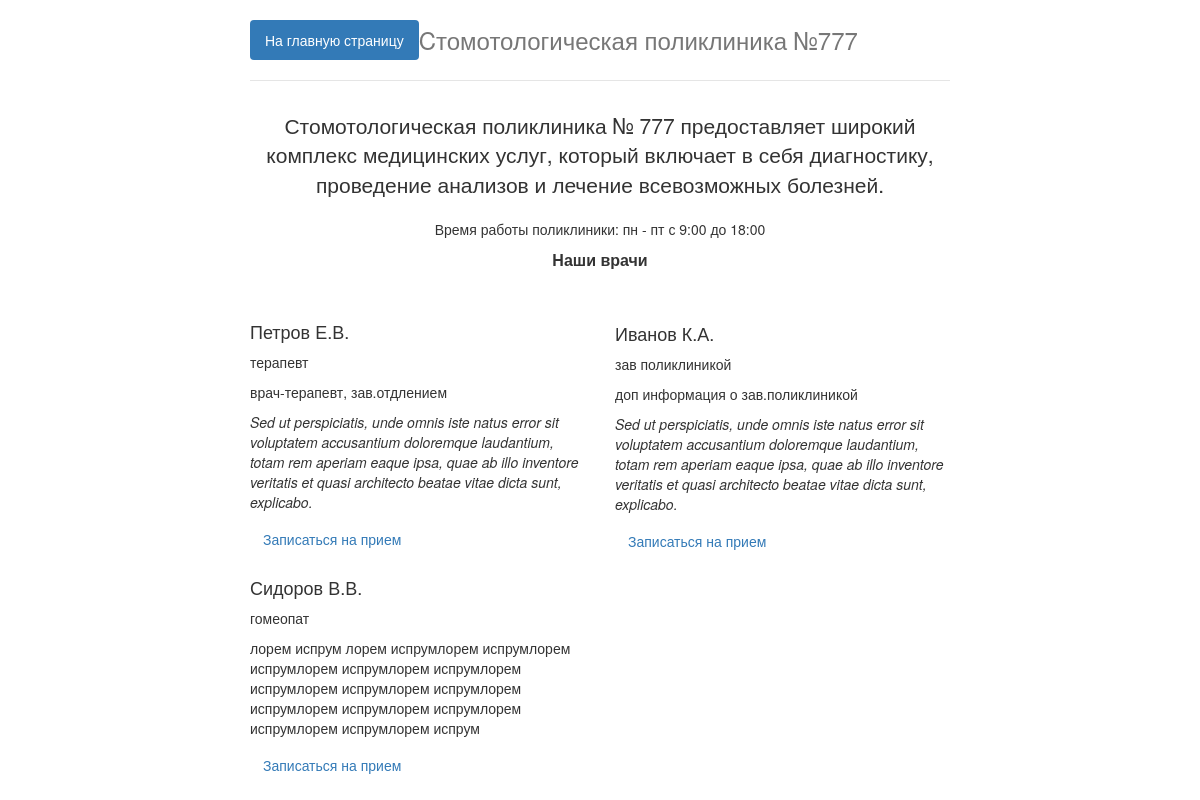
The page / on the database its author committed.
### app/models.py (models this page shows, shortened)
class Doctor (models.Model):
    name=models.CharField(verbose_name='ФИО', max_length = 300 )
    specialization=models.CharField(verbose_name='Специализация',max_length=300)
    login=models.CharField(verbose_name="Логин:",max_length=20)
    password=models.CharField(verbose_name="Пароль:",max_length=20)
    info=models.CharField(verbose_name='Информация о враче',max_length=10000)
    class Meta:
        verbose_name_plural = "Врачи"
        verbose_name = "Врач"

### app/views.py (the view)
# urls.py: path('', DoctorList.as_view(), name='start'),
class DoctorList(ListView):
    model = Doctor
    template_name='start.html'
    context_object_name = 'doctors'

### app/templates/start.html (shortened to what this page needs)
{% extends "index.html" %}
  {% block content %}
      <div class="jumbotron">
        <p class="lead">
          Стомотологическая поликлиника № 777  предоставляет  широкий комплекс
          медицинских услуг, который включает в себя диагностику,
          проведение анализов и лечение всевозможных болезней.
        </p>
        <p>Время работы поликлиники: пн - пт с 9:00 до 18:00</p>
      </div>
      <div align="center">
        <font size="3">
          <b>
        Наши врачи
          </b>
        </font>
      </div>
      <div class="row marketing">
        {% for doctor in doctors %}
          <div class="col-lg-6">
            {%if forloop.counter0|divisibleby:"2" == True %}
                  <h4>{{doctor.name|safe}}</h4>
                  <p>{{doctor.specialization|safe}}</p>
                  <p>{{doctor.info|safe}}</p>
                  <p> <a class="btn btn-inverse"
                       href="{% url 'reception' doctor_id=doctor.id %}">Записаться на прием</a>
                  </p>
            {% endif %}
          </div>
          <div class="col-lg-6">
            {%if forloop.counter0|divisibleby:"2" == False %}
                  <h4>{{doctor.name|safe}}</h4>
                  <p>{{doctor.specialization|safe}}</p>
                  <p>{{doctor.info|safe}}</p>
                  <p> <a class="btn btn-inverse"
                       href="{% url 'reception' doctor_id=doctor.id %}">Записаться на прием</a>
                  </p>
            {% endif %}
          </div>
        {% endfor %}
      </div>
  {% endblock content %}

### app/templates/index.html (shortened to what this page needs)
{% load static %}
<!DOCTYPE html>
<html lang="en">
  <head>
	<link rel="stylesheet" href="{% static 'custom_css/custom.css' %}">
	<link rel="stylesheet" href="{% static 'css/bootstrap.css' %}">
  </head>
  <body>
    <div class="container">
      <div class="header clearfix">
        <nav>
          <ul class="nav nav-pills pull-right">
            <li  class="active"><a href="/">На главную страницу</a></li>
          </ul>
        </nav>
        <h3 class="text-muted">Cтомотологическая поликлиника №777</h3>
      </div>
      {% block content %}
      {% endblock content %}
    </div>
  </body>
</html>

### staticfiles/custom_css/custom.css (style rules this page uses)
body { padding-top: 20px; padding-bottom: 20px; }
.header, .marketing, .footer { padding-right: 15px; padding-left: 15px; }
.header { padding-bottom: 20px; border-bottom: 1px solid #e5e5e5; }
.header h3 { margin-top: 0; margin-bottom: 0; line-height: 40px; }
@media (min-width: 768px) { .container { max-width: 730px; } }
.jumbotron { text-align: center; border-bottom: 1px solid #e5e5e5; }
.marketing { margin: 40px 0; }
@media screen and (min-width: 768px) { .header, .marketing, .footer { padding-right: 0; padding-left: 0; } }
@media screen and (min-width: 768px) { .header { margin-bottom: 30px; } }
@media screen and (min-width: 768px) { .jumbotron { border-bottom: 0; } }

### rows shown on the page
Doctor: name "Петров Е.В.", specialization "терапевт", info "врач-терапевт, зав.отдлением Sed ut perspiciatis, unde omnis iste natus error sit voluptatem accusantium doloremque laudantium, totam rem aperiam eaque ipsa, quae ab illo inventore veritatis et quasi architecto beatae vitae dicta sunt, explicabo."
Doctor: name "Иванов К.А.", specialization "зав поликлиникой", info "доп информация о зав.поликлиникой Sed ut perspiciatis, unde omnis iste natus error sit voluptatem accusantium doloremque laudantium, totam rem aperiam eaque ipsa, quae ab illo inventore veritatis et quasi architecto beatae vitae dicta sunt, explicabo."
Doctor: name "Сидоров В.В.", specialization "гомеопат", info "лорем испрум лорем испрумлорем испрумлорем испрумлорем испрумлорем испрумлорем испрумлорем испрумлорем испрумлорем испрумлорем испрумлорем испрумлорем испрумлорем испрумлорем испрум"
